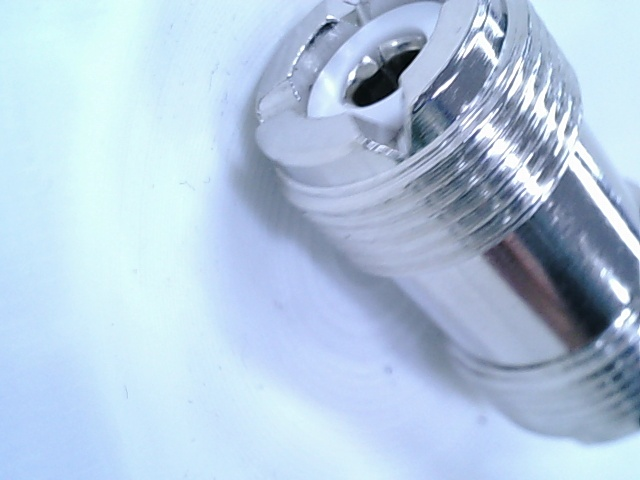
#> input picture AI/1530762287_1.jpg, 640 x 480 px, found by its file name
$ python main.py   (older library calls are emulated)
#> lines starting #> are read from the running program, lines starting #| are printed output that depends on the picture; after the words box and inside, x2 and y2 are one past the last pixel; in counts of white or black regions, pixels touching at a corner belong together
#!/usr/bin/python3

import cv2
import numpy as np


file = r'C:\Users\Dre West\Documents\GitHub\Oracle\AI\1530762287_1.jpg'

img = cv2.imread(file)
#> img is the input picture: shape (480, 640, 3); mean B, G, R 222.5, 200.6, 179.3

cv2.imshow('image',img)

cv2.waitKey()

#contours
gray = cv2.cvtColor(img, cv2.COLOR_BGR2GRAY)
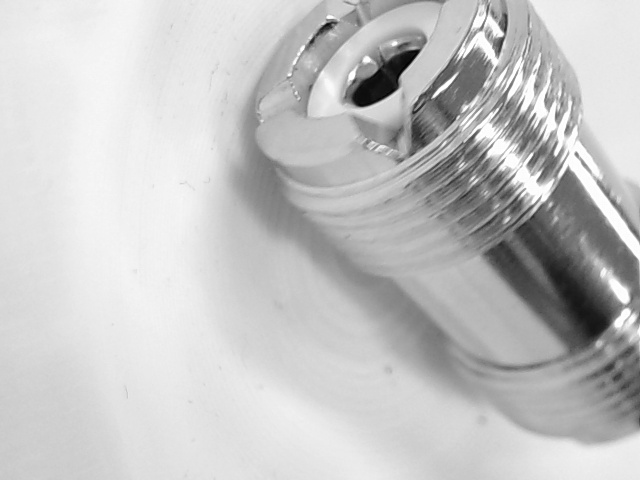
#> gray: shape (480, 640); min 1, max 255, mean 196.7
gray = cv2.bitwise_not(gray)
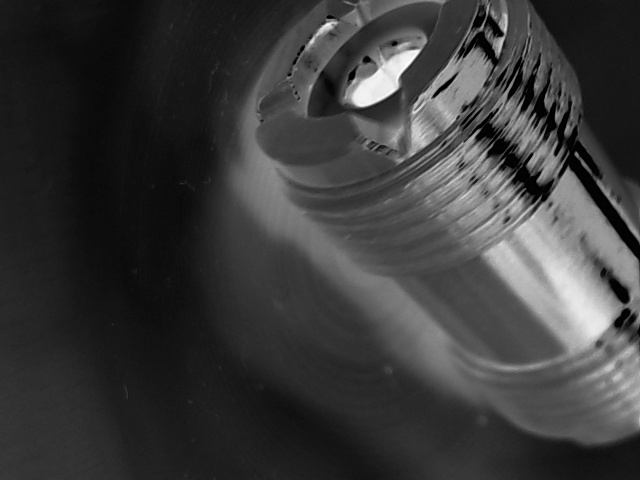
#> gray: shape (480, 640); min 0, max 254, mean 58.3
kernel = np.ones((5,5),np.uint8)
gray = cv2.erode(gray,kernel,iterations = 1)
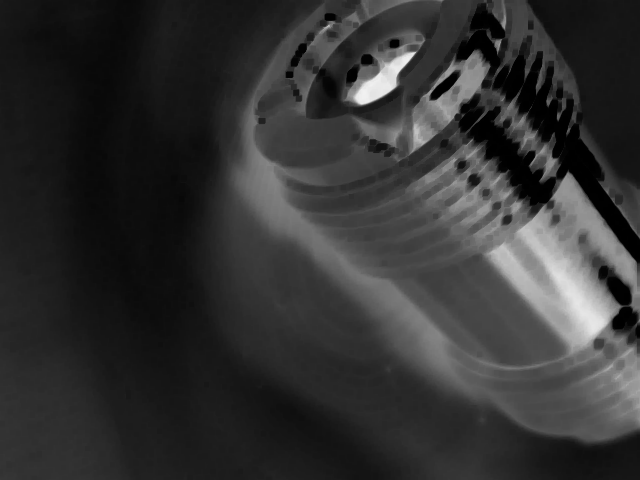
#> gray: shape (480, 640); min 0, max 241, mean 50.1
gray = cv2.dilate(gray,kernel,iterations = 2)
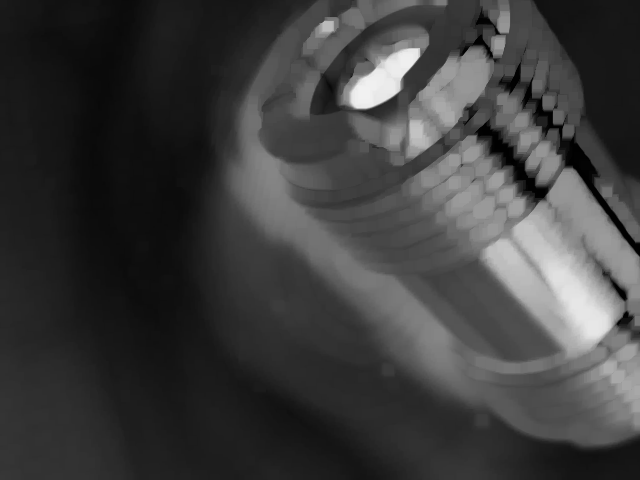
#> gray: shape (480, 640); min 0, max 241, mean 60.9
## (2) Threshold
th, threshed = cv2.threshold(gray, 127, 255, cv2.THRESH_BINARY_INV|cv2.THRESH_OTSU)
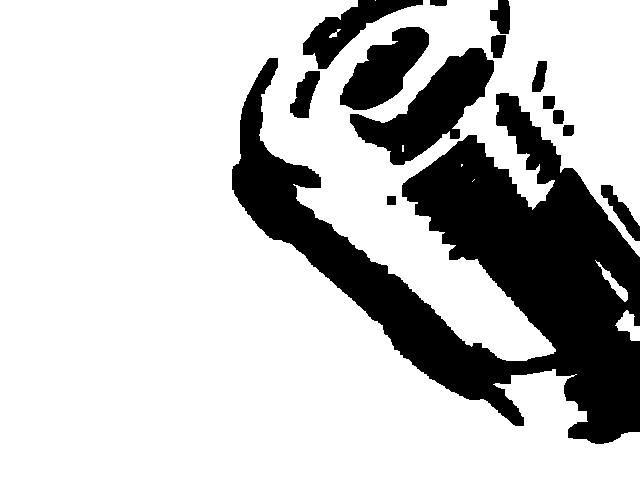
#> threshed: shape (480, 640); 76.1% white; 14 black regions
#> th = 85

_, cnts, _ = cv2.findContours(threshed,cv2.RETR_TREE, cv2.CHAIN_APPROX_SIMPLE)
#> cnts = 17 contours, 4 with area under 20; largest, box (x1, y1, x2, y2) and area: (0, 0, 640, 480) 243548, (349, 47, 495, 166) 7080, (339, 26, 430, 111) 4088, (289, 70, 321, 119) 872, (531, 60, 548, 93) 364
cnts = sorted(cnts, key=cv2.contourArea)
for c,cnt in enumerate(cnts):
	pass
	cv2.drawContours(img,[cnt],-1,c,-1)
#> this loop made 17 passes
#> cnt on passes 1 to 4: [[474, 179], [472, 181]], [[375, 0]], [[461, 164], [461, 166], [462, 165], [462, 164]], [[402, 145], [402, 151], [403, 151], [403, 145]]
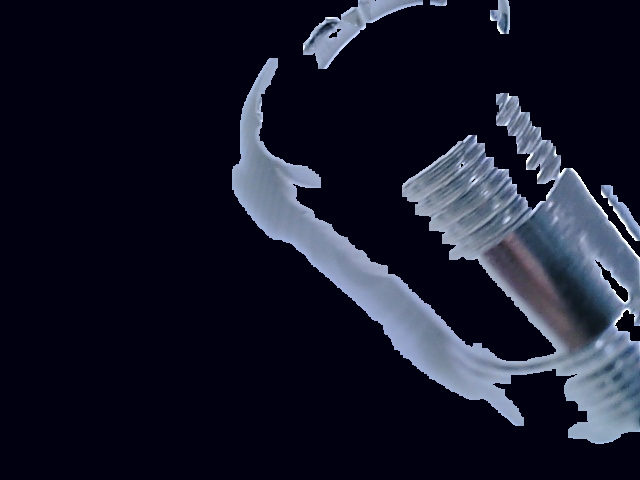
#> img: shape (480, 640, 3); mean B, G, R 44, 26.3, 23.6

cv2.imshow('thread',threshed)
#blobs
params = cv2.SimpleBlobDetector_Params()
params.filterByInertia = False
params.filterByConvexity = False
params.filterByCircularity = False


is_v2 = cv2.__version__.startswith("2.")
#> is_v2 = False
if is_v2:
	print('cv version 2')
	detector = cv2.SimpleBlobDetector(params)
else:
	print('cv version 3')
	detector = cv2.SimpleBlobDetector_create(params)


keypoints = detector.detect(threshed)
#> keypoints = 8 keypoints; (x, y, size): (384, 69, 72), (305, 94, 36.6), (539, 76, 23.7), (498, 45, 21.1), (558, 116, 15), (548, 102, 14.7), (568, 130, 12.8), (391, 200, 10.8)


img_with_keypoints = cv2.drawKeypoints(img,keypoints,np.array([]),(0,0,255),cv2.DRAW_MATCHES_FLAGS_DRAW_RICH_KEYPOINTS)
cv2.imshow('keypoints',img_with_keypoints)
cv2.waitKey()
